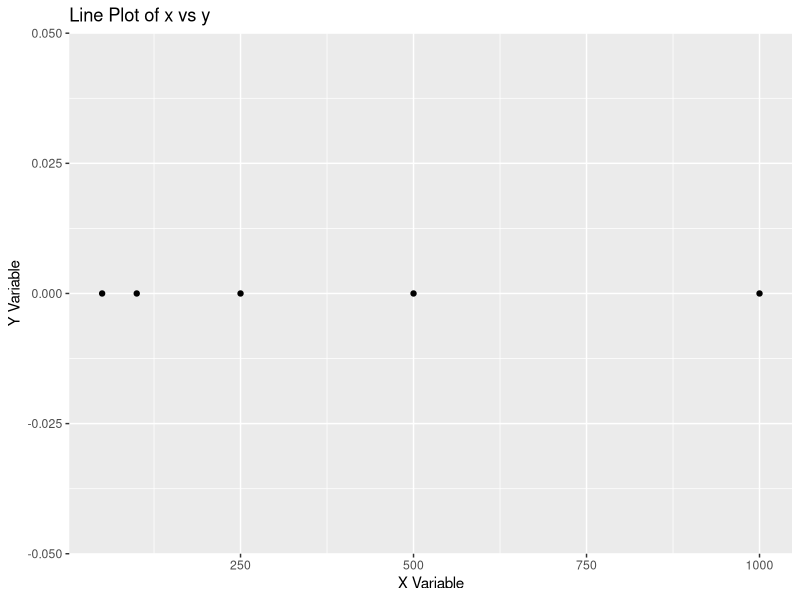

The R script that drew this image:
## ---------------------------
##
## Script name: PS1_pianella.R
##
## Purpose of script: to provide solutions for the progamming part of the first
##                    problem set in econometrics I
##                  
## Author: Matteo Pianella
##
## Date Created: 23rd January 2024
##
## ---------------------------
##
## Notes:
##   
##
## ---------------------------

library(dplyr)
library(ggplot2)

# ex 4.a -------
## I run 819 simulations using a binomial distribution
s_bar <- .556
n_cities_between5500_and_6500 <- 102
set.seed(314)
n_sim <- 819
n_below_6000 <- rbinom(n_sim, n_cities_between5500_and_6500, s_bar)
s_c <- n_below_6000/102 # calculate s_c for each city 
sd_s_c <- sqrt((sum((s_c - s_bar)^2))/n_sim)
print(c(sd_s_c, min(s_c), max(s_c))) # my sd is consistently lower than what they have in Table A1 (0.118)

# ex 4.b.i ------
## I use a binomial distribution to run 100 simulation for each possible scenario of N
N <- c(50, 100, 250, 500, 1000)
p <- 1/2 # this is the probability of selecting a female in a Bernoulli trial 
k <- 40 # number of students in each class
beta <- 1/3
d_beta_hat <- list()
for(i in 1:length(N)){
    d <- c()
    for(j in 1: 100){
        set.seed(3141)
        n_female_p_class <- rbinom(N[i], size = k, prob = p) # generate a list of values for each possible scenario of N
        fract_fem_p_class <- n_female_p_class/k
        epsilon <- rnorm(N[i])  # generate a list of values for epsilon
        y <- beta * fract_fem_p_class + epsilon
        data_lm <- data_frame(y, epsilon)
        model <- lm(y ~ 0 + fract_fem_p_class)
        x <- coef(model)
        d <- rbind(d, x)
    }
    d_beta_hat[[i]] <- data.frame(beta_hat = d, size = rep(N[i], nrow(d)), row.names = NULL)
}

# calculate standard deviations
sigma_beta <- do.call(rbind, lapply(d_beta_hat, function(x) sd(x[[1]])))
d_plot_4b1 <- data_frame(sigma_beta = sigma_beta, size = N)

p <- ggplot(d_plot_4b1, aes(x = N, y = sigma_beta)) +
    geom_point() +
    labs(title = "Line Plot of x vs y", x = "X Variable", y = "Y Variable")
p
